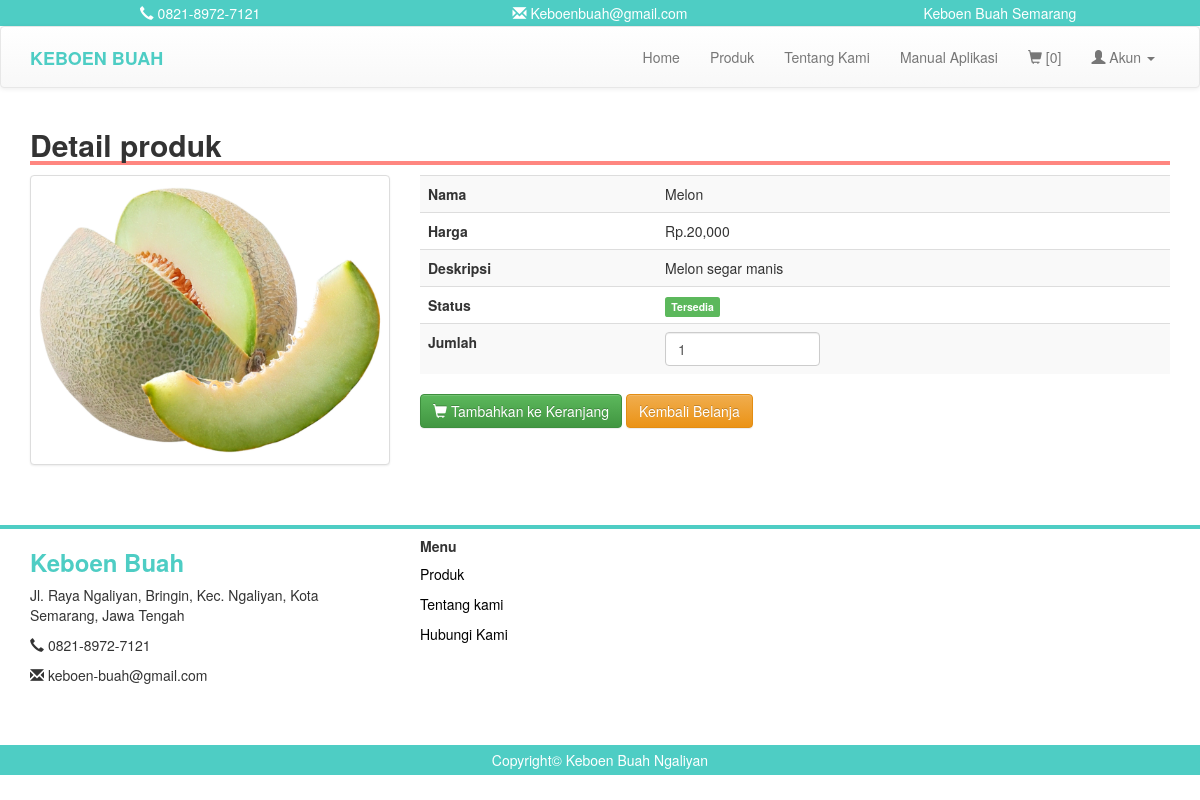
/detail_produk.php?produk=P0003, run on the app's committed database.
### tables this page shows
CREATE TABLE `produk` (
  `kode_produk` varchar(100) NOT NULL,
  `nama` varchar(100) NOT NULL,
  `image` text NOT NULL,
  `deskripsi` text NOT NULL,
  `harga` int(11) NOT NULL
);

CREATE TABLE `inventory` (
  `kode_bk` varchar(100) NOT NULL,
  `nama` varchar(200) NOT NULL,
  `qty` varchar(200) NOT NULL,
  `satuan` varchar(200) NOT NULL,
  `harga` int(11) NOT NULL,
  `tanggal` date NOT NULL
);

### detail_produk.php (the view, shortened to what this page needs)
<?php
include 'header.php';
$kode = mysqli_real_escape_string($conn, $_GET['produk']);
$result = mysqli_query($conn, "SELECT * FROM produk WHERE kode_produk = '$kode'");
$row = mysqli_fetch_assoc($result);
$stok = 0;
$qinv = mysqli_query($conn, "SELECT qty FROM inventory WHERE nama = '" . $row['nama'] . "' LIMIT 1");
if ($rinv = mysqli_fetch_assoc($qinv)) {
	$stok = $rinv['qty'];
}
$status = ($stok > 0) ? "<span class='label label-success'>Tersedia</span>" : "<span class='label label-danger'>Habis</span>";
?>
<div class="container">
	<h2 style=" width: 100%; border-bottom: 4px solid #ff8680"><b>Detail produk</b></h2>
	<div class="row">
		<div class="col-md-4">
			<div class="thumbnail">
				<img src="image/produk/<?= $row['image']; ?>" width="400">
			</div>
		</div>
		<div class="col-md-8">
			<form action="proses/add.php" method="GET">
				<table class="table table-striped">
					<tbody>
						<tr>
							<td><b>Nama</b></td>
							<td><?= $row['nama']; ?></td>
						</tr>
						<tr>
							<td><b>Harga</b></td>
							<td>Rp.<?= number_format($row['harga']); ?></td>
						</tr>
						<tr>
							<td><b>Deskripsi</b></td>
							<td><?= $row['deskripsi'];  ?></td>
						</tr>
						<tr>
							<td><b>Status</b></td>
							<td><?= $status; ?></td>
						</tr>
						<tr>
							<td><b>Jumlah</b></td>
							<td><input class="form-control" type="number" min="1" name="jml" value="1" style="width: 155px;" <?= ($stok > 0 ? '' : 'disabled'); ?>></td>
						</tr>
					</tbody>
				</table>
				<?php
				if (isset($_SESSION['user'])) {
				?>
					<button type="submit" class="btn btn-success" <?= ($stok > 0 ? '' : 'disabled'); ?>><i class="glyphicon glyphicon-shopping-cart"></i> Tambahkan ke Keranjang</button>
				<?php
				} else {
				?>
					<a href="keranjang.php" class="btn btn-success"><i class="glyphicon glyphicon-shopping-cart"></i> Tambahkan ke Keranjang</a>
				<?php
				}
				?>
				<a href="index.php" class="btn btn-warning"> Kembali Belanja</a>
		</div>
	</div>
</div>
<br>
<br>
<?php
include 'footer.php';
?>

### css/style.css (style rules this page uses)
body { margin:0; padding: 0; }

### data on the page
produk: image (picture), nama "Melon", harga "20,000", deskripsi "Melon segar manis"
inventory: jml "1"
